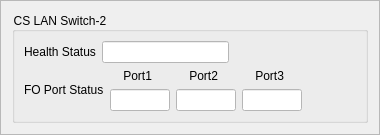
              <widget class="QFrame" name="frame_15">
               <property name="minimumSize">
                <size>
                 <width>380</width>
                 <height>0</height>
                </size>
               </property>
               <property name="frameShape">
                <enum>QFrame::StyledPanel</enum>
               </property>
               <property name="frameShadow">
                <enum>QFrame::Raised</enum>
               </property>
               <layout class="QVBoxLayout" name="verticalLayout_7">
                <item>
                 <widget class="QGroupBox" name="CSC_gb_15">
                  <property name="minimumSize">
                   <size>
                    <width>350</width>
                    <height>0</height>
                   </size>
                  </property>
                  <property name="font">
                   <font>
                    <italic>false</italic>
                    <underline>false</underline>
                   </font>
                  </property>
                  <property name="autoFillBackground">
                   <bool>false</bool>
                  </property>
                  <property name="styleSheet">
                   <string notr="true">color: rgb(0, 0, 0);</string>
                  </property>
                  <property name="title">
                   <string>CS LAN Switch-2</string>
                  </property>
                  <property name="flat">
                   <bool>false</bool>
                  </property>
                  <property name="checkable">
                   <bool>false</bool>
                  </property>
                  <layout class="QGridLayout" name="gridLayout_32">
                   <item row="0" column="0">
                    <layout class="QHBoxLayout" name="horizontalLayout_42">
                     <item>
                      <widget class="QLabel" name="label_60">
                       <property name="text">
                        <string>Health Status</string>
                       </property>
                      </widget>
                     </item>
                     <item>
                      <widget class="QLineEdit" name="CSLS2_H_LE">
                       <property name="styleSheet">
                        <string notr="true">background-color: rgb(255, 255, 255);</string>
                       </property>
                      </widget>
                     </item>
                     <item>
                      <spacer name="horizontalSpacer_21">
                       <property name="orientation">
                        <enum>Qt::Horizontal</enum>
                       </property>
                       <property name="sizeHint" stdset="0">
                        <size>
                         <width>108</width>
                         <height>20</height>
                        </size>
                       </property>
                      </spacer>
                     </item>
                    </layout>
                   </item>
                   <item row="1" column="0">
                    <layout class="QHBoxLayout" name="horizontalLayout_43">
                     <item>
                      <layout class="QVBoxLayout" name="verticalLayout_45">
                       <item>
                        <widget class="QLabel" name="label_61">
                         <property name="text">
                          <string>FO Port Status</string>
                         </property>
                        </widget>
                       </item>
                      </layout>
                     </item>
                     <item>
                      <layout class="QVBoxLayout" name="verticalLayout_46">
                       <item>
                        <widget class="QLabel" name="label_62">
                         <property name="text">
                          <string>    Port1</string>
                         </property>
                        </widget>
                       </item>
                       <item>
                        <widget class="QLineEdit" name="CSLS2_P1_LE">
                         <property name="minimumSize">
                          <size>
                           <width>50</width>
                           <height>0</height>
                          </size>
                         </property>
                         <property name="maximumSize">
                          <size>
                           <width>60</width>
                           <height>16777215</height>
                          </size>
                         </property>
                         <property name="styleSheet">
                          <string notr="true">background-color: rgb(255, 255, 255);</string>
                         </property>
                        </widget>
                       </item>
                      </layout>
                     </item>
                     <item>
                      <layout class="QVBoxLayout" name="verticalLayout_47">
                       <item>
                        <widget class="QLabel" name="label_63">
                         <property name="text">
                          <string>    Port2</string>
                         </property>
                        </widget>
                       </item>
                       <item>
                        <widget class="QLineEdit" name="CSLS2_P2_LE">
                         <property name="maximumSize">
                          <size>
                           <width>60</width>
                           <height>16777215</height>
                          </size>
                         </property>
                         <property name="styleSheet">
                          <string notr="true">background-color: rgb(255, 255, 255);</string>
                         </property>
                        </widget>
                       </item>
                      </layout>
                     </item>
                     <item>
                      <layout class="QVBoxLayout" name="verticalLayout_48">
                       <item>
                        <widget class="QLabel" name="label_64">
                         <property name="text">
                          <string>    Port3</string>
                         </property>
                        </widget>
                       </item>
                       <item>
                        <widget class="QLineEdit" name="CSLS2_P3_LE">
                         <property name="maximumSize">
                          <size>
                           <width>60</width>
                           <height>16777215</height>
                          </size>
                         </property>
                         <property name="styleSheet">
                          <string notr="true">background-color: rgb(255, 255, 255);</string>
                         </property>
                        </widget>
                       </item>
                      </layout>
                     </item>
                     <item>
                      <spacer name="horizontalSpacer_22">
                       <property name="orientation">
                        <enum>Qt::Horizontal</enum>
                       </property>
                       <property name="sizeHint" stdset="0">
                        <size>
                         <width>40</width>
                         <height>20</height>
                        </size>
                       </property>
                      </spacer>
                     </item>
                    </layout>
                   </item>
                  </layout>
                 </widget>
                </item>
               </layout>
              </widget>
